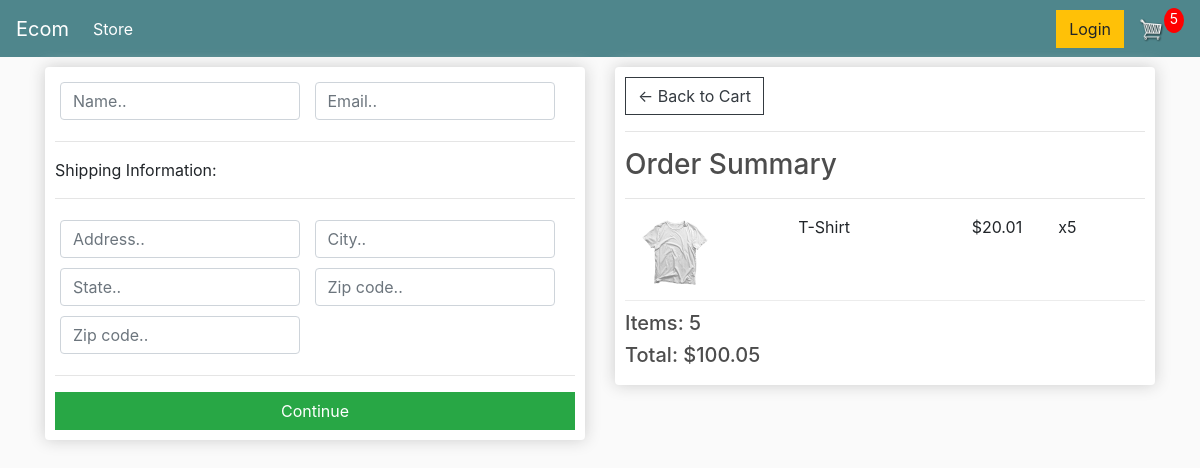
Page /checkout/ (signed in) on the earlier database version.
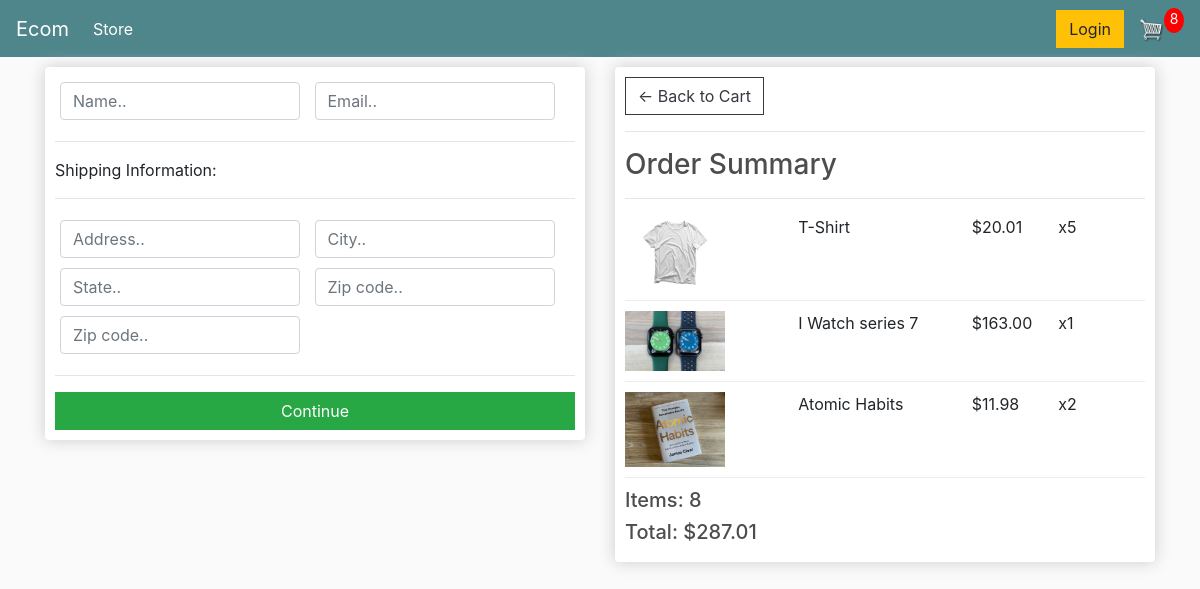
Same page on the later database version.
### store/models.py (models this page shows, shortened)
class OrderItem(models.Model):
    product = models.ForeignKey(Product, on_delete=models.SET_NULL, null=True, blank=True)
    order = models.ForeignKey(Order, on_delete=models.SET_NULL, null=True, blank=True)
    quantity = models.IntegerField(default=0, null=True, blank=True)
    data_added = models.DateTimeField(auto_now_add=True)
    @property
    def get_total(self):
        total = self.product.price * self.quantity
        return total

class Product(models.Model):
    name = models.CharField(max_length=200, null=True)
    price = models.DecimalField(max_digits=7,decimal_places=2)
    digital = models.BooleanField(default=False, null=True, blank=False)
    image = models.ImageField(null=True, blank=True)
    @property
    def imageURL(self):
        try:
            url = self.image.url
        except:
            url = ''
        return url

class Order(models.Model):
    customer = models.ForeignKey(Customer, on_delete=models.SET_NULL, null=True, blank=True)
    data_ordered = models.DateTimeField(auto_now_add=True)
    complete = models.BooleanField(default=False, blank=True, null=True)
    transaction_id = models.CharField(max_length=200, null=True)
    @property
    def shipping(self):
        shipping = False
        orderitems = self.orderitem_set.all()
        for i in orderitems:
            if i.product.digital == False:
                shipping = True
        return shipping
    @property
    def get_cart_total(self):
        orderitems = self.orderitem_set.all()
        total = sum([item.get_total for item in orderitems])
        return total
    @property
    def get_cart_items(self):
        orderitems = self.orderitem_set.all()
        total = sum([item.quantity for item in orderitems])
        return total

### store/views.py (the view)
# urls.py: path('checkout/', views.checkout, name="checkout"),
def checkout(request):
    data = cartData(request)
    cartItems = data['cartItems']
    order = data['order']
    items = data['items']
    context = {'items':items, 'order':order,'cartItems':cartItems}
    return render(request, 'store/checkout.html', context)

### store/utils.py (called while the page is built)
def cartData(request):
    if request.user.is_authenticated:
        customer = request.user.customer
        order, created = Order.objects.get_or_create(customer=customer, complete=False)
        items = order.orderitem_set.all()
        cartItems = order.get_cart_items
    else:
        cookieData = cookieCart(request)
        cartItems = cookieData['cartItems']
        order = cookieData['order']
        items = cookieData['items']
    return {'cartItems':cartItems,  'order':order, 'items':items}

### store/templates/store/checkout.html (shortened to what this page needs)
{% extends 'store/main.html' %}
{% load static %}
{% block content %}
    <div class="row">
        <div class="col-lg-6">
            <div class="box-element" id="box-wrapper">
                <form id="form">
                    <div id="user-info">
                        <div class="form-field">
							<input required class="form-control" type="text" name="name" placeholder="Name..">
						</div>
						<div class="form-field">
							<input required class="form-control" type="email" name="email" placeholder="Email..">
						</div>
                    </div>
                    <div id="shipping-info">
                        <hr>
						<p>Shipping Information:</p>
						<hr>
						<div class="form-field">
							<input class="form-control" type="text" name="address" placeholder="Address..">
						</div>
						<div class="form-field">
							<input class="form-control" type="text" name="city" placeholder="City..">
						</div>
						<div class="form-field">
							<input class="form-control" type="text" name="state" placeholder="State..">
						</div>
						<div class="form-field">
							<input class="form-control" type="text" name="zipcode" placeholder="Zip code..">
						</div>
						<div class="form-field">
							<input class="form-control" type="text" name="country" placeholder="Zip code..">
						</div>
                    </div>
                    <hr>
                    <input id="form-button" class="btn btn-success btn-block" type="submit" value="Continue">
                </form>
            </div>
            <br>
        </div>
        <br>
        <div class="col-lg-6">
            <div class="box-element">
                <a  class="btn btn-outline-dark" href="{% url 'cart' %}">&#x2190; Back to Cart</a>
				<hr>
				<h3>Order Summary</h3>
				<hr>
				{% for item in items %}
				<div class="cart-row">
					<div style="flex:2"><img class="row-image" src="{{item.product.imageURL}}"></div>
					<div style="flex:2"><p>{{item.product.name}}</p></div>
					<div style="flex:1"><p>${{item.product.price}}</p></div>
					<div style="flex:1"><p>x{{item.quantity}}</p></div>
				</div>
				{% endfor %}
				<h5>Items:  {{ order.get_cart_items }}</h5>
				<h5>Total: ${{ order.get_cart_total|floatformat:2}}</h5>
            </div>
        </div>
    </div>
{% endblock content %}

Differences in the rows shown:
added OrderItem: product.imageURL (picture), product.name "I Watch series 7", product.price "163.00", quantity "1"
added OrderItem: product.imageURL (picture), product.name "Atomic Habits", product.price "11.98", quantity "2"
changed Order: get_cart_items "5" → "8"; get_cart_total "100.05" → "287.01"
Other differences:
{{ cartItems }}: "5" → "8"
